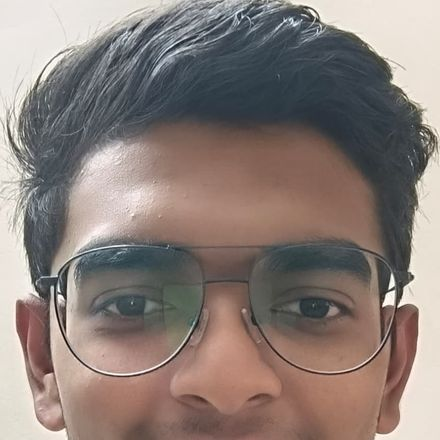
#> input picture assets/img/portrait-sm.jpg, 440 x 440 px, given in place of sagar_image.jpg, which was not available
$ python build_assets.py
#> lines starting #> are read from the running program, lines starting #| are printed output that depends on the picture; after the words box and inside, x2 and y2 are one past the last pixel; in counts of white or black regions, pixels touching at a corner belong together; pictures that were not available may be replaced by others from this repository, and a replacement may not be noted
#!/usr/bin/env python3
"""
build_assets.py
===============
Prepares every binary the site needs, from the originals that live elsewhere
in the JobHunt folder. Re-runnable; overwrites its own output only.

    python scripts/build_assets.py

Produces
  assets/img/portrait.jpg       880px  — the section portrait
  assets/img/portrait-sm.jpg    440px  — inlined into dist/ builds
  assets/img/og.png             1200x630 social card, drawn here
  assets/docs/*.pdf             the six resume variants + credentials
"""

from __future__ import annotations

import shutil
import os
from pathlib import Path

from PIL import Image, ImageDraw, ImageFilter, ImageFont

ROOT = Path(__file__).parent.parent
REPO = Path(os.environ.get("JOBHUNT", r"G:/My Drive/JobHunt"))  # data lives outside this repo; override with JOBHUNT=
IMG = ROOT / "assets" / "img"
DOCS = ROOT / "assets" / "docs"

SOURCE_PHOTO = REPO / "PHOTO" / "sagar_image.jpg"

# palette — must stay in step with css/tokens.css
VOID = (10, 9, 8)
PANEL = (20, 18, 15)
INK = (239, 234, 225)
DIM = (138, 129, 117)
SODIUM = (255, 122, 24)
TRACE = (53, 214, 196)


def font(size: int, bold: bool = False):
    """Windows ships DejaVu-free, so fall back through what is actually here."""
    candidates = [
        "C:/Windows/Fonts/arialbd.ttf" if bold else "C:/Windows/Fonts/arial.ttf",
        "C:/Windows/Fonts/segoeuib.ttf" if bold else "C:/Windows/Fonts/segoeui.ttf",
    ]
    for c in candidates:
        if Path(c).exists():
            return ImageFont.truetype(c, size)
    return ImageFont.load_default()


def mono(size: int):
    for c in ["C:/Windows/Fonts/consola.ttf", "C:/Windows/Fonts/cour.ttf"]:
        if Path(c).exists():
            return ImageFont.truetype(c, size)
    return ImageFont.load_default()


# --------------------------------------------------------------------------- #
def build_portraits() -> Image.Image:
    im = Image.open(SOURCE_PHOTO).convert("RGB")
#> im is the input picture: PIL image 440x440 RGB; mean R, G, B 138.7, 126.2, 120.9

    # NO CROP. Every crop of this source loses either the hair or the chin,
    # so the site shows the whole frame and the CSS aspect-ratio is generated
    # to match it exactly — see the printed line below and .portrait img.
    w, h = im.size
#> w = 440; h = 440
    scale = 1060 / h
#> scale = 2.41
    out = im.resize((round(w * scale), 1060), Image.LANCZOS)

    IMG.mkdir(parents=True, exist_ok=True)
    out.save(IMG / "portrait.jpg", quality=86, optimize=True)
    out.resize((out.width // 2, out.height // 2), Image.LANCZOS).save(
        IMG / "portrait-sm.jpg", quality=80, optimize=True)
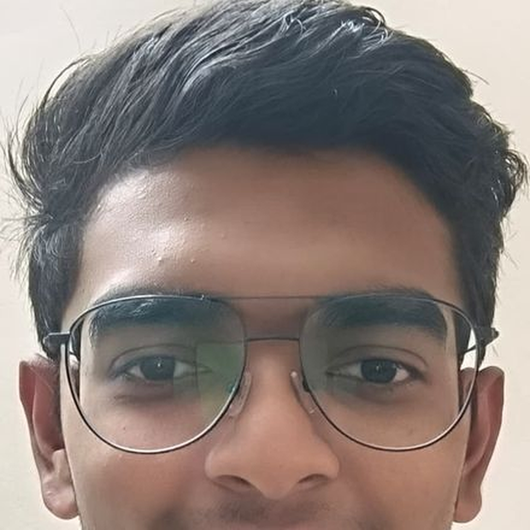
#> saved as portrait-sm.jpg: PIL image 530x530 RGB; mean R, G, B 138.6, 126.2, 120.9
    print(f"  assets/img/portrait.jpg      {out.width}x{out.height} (uncropped from {w}x{h})")
#|   assets/img/portrait.jpg      1060x1060 (uncropped from 440x440)
    print(f"  assets/img/portrait-sm.jpg   {out.width // 2}x{out.height // 2}")
#|   assets/img/portrait-sm.jpg   530x530
    print(f"  -> .portrait img aspect-ratio must be {w} / {h}")
#|   -> .portrait img aspect-ratio must be 440 / 440
    return im


def duotone(im: Image.Image, dark, light) -> Image.Image:
    """Map luminance onto a two-colour ramp — the site's portrait treatment."""
    g = im.convert("L")
    ramp = []
    for i in range(256):
        t = i / 255
        ramp.append(tuple(int(dark[c] + (light[c] - dark[c]) * t) for c in range(3)))
    out = Image.new("RGB", im.size)
    px = out.load()
    gp = g.load()
    for y in range(im.size[1]):
        for x in range(im.size[0]):
            px[x, y] = ramp[gp[x, y]]
    return out


def build_og(portrait: Image.Image) -> None:
    W, H = 1200, 630
    card = Image.new("RGB", (W, H), VOID)
    d = ImageDraw.Draw(card)

    # --- contour-ish backdrop: concentric warped rings, echoing the hero ----
    import math
    band = Image.new("RGB", (W, H), VOID)
    bd = ImageDraw.Draw(band)
    for i in range(26):
        r = 90 + i * 46
        wob = 16 * math.sin(i * 0.9)
        bd.ellipse(
            [W * 0.72 - r + wob, H * 0.32 - r * 0.78, W * 0.72 + r + wob, H * 0.32 + r * 0.78],
            outline=tuple(int(c * 0.30) for c in SODIUM) if i % 3 else tuple(int(c * 0.22) for c in TRACE),
            width=2,
        )
    band = band.filter(ImageFilter.GaussianBlur(0.6))
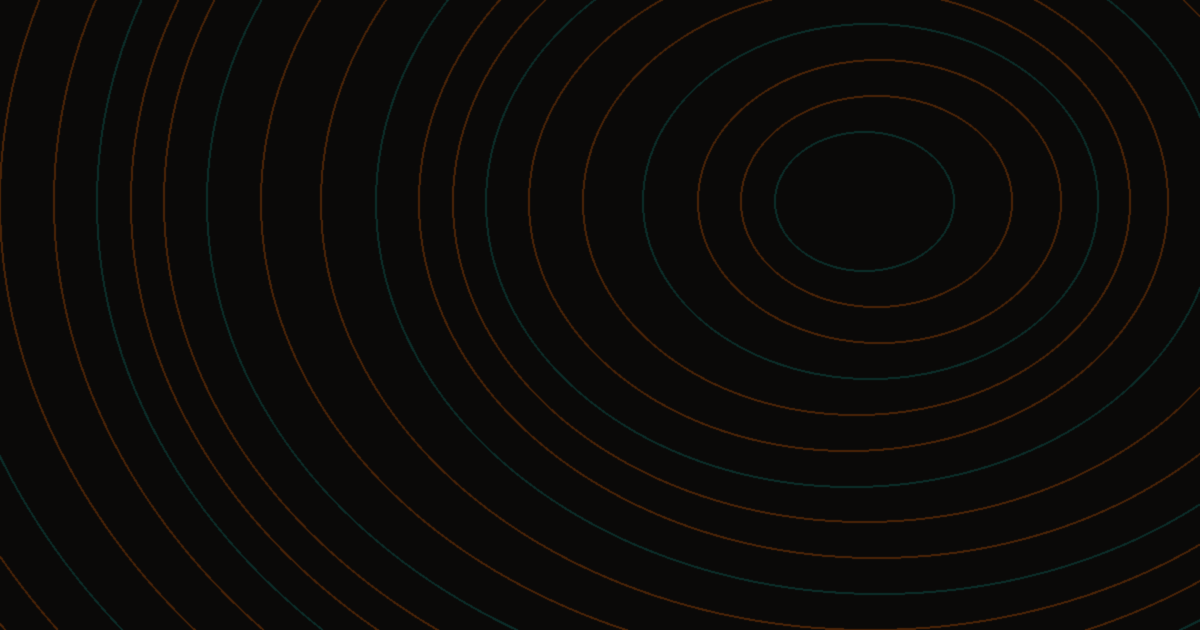
#> band: PIL image 1200x630 RGB; mean R, G, B 12, 10.4, 8.5
    card = Image.blend(card, band, 0.85)
    d = ImageDraw.Draw(card)

    # --- portrait, duotoned, right side ------------------------------------
    # the card runs its own composition, so it crops to 4:5 here rather than
    # distorting the uncropped source
    pw, ph = 336, 420
    sw, sh = portrait.size
#> sw = 440; sh = 440
    box_h = min(sh, int(sw / (pw / ph)))
#> box_h = 440
    tile = portrait.crop((0, 0, sw, box_h))      # keep the head, drop the chest
    p = duotone(tile.resize((pw, ph), Image.LANCZOS), (14, 12, 10), (255, 178, 112))
#> in duotone, `g = im.convert("L")`:
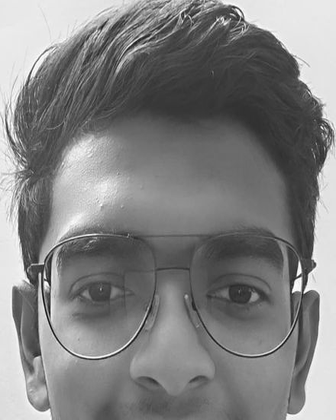
#> g: PIL image 336x420 L; min 10, max 255, mean 129.3
#> in duotone, `out = Image.new("RGB", im.size)`: out: PIL image 336x420 RGB; every value is 0
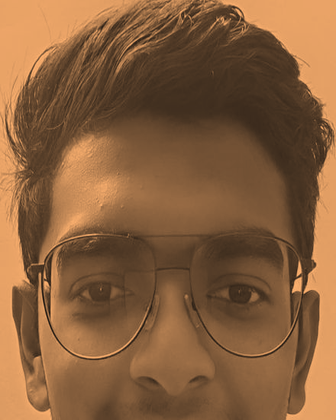
#> p: PIL image 336x420 RGB; mean R, G, B 135.7, 95.7, 61.3
    mask = Image.new("L", (pw, ph), 0)
#> mask: PIL image 336x420 L; every value is 0
    ImageDraw.Draw(mask).rounded_rectangle([0, 0, pw - 1, ph - 1], radius=18, fill=255)
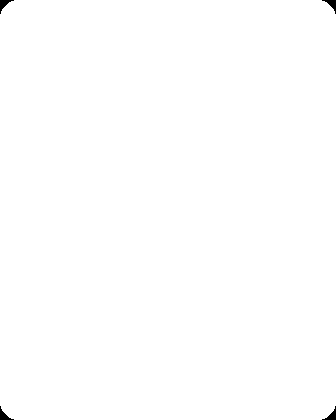
#> mask: PIL image 336x420 L; 99.8% white; 4 black regions, box (x1, y1, x2, y2) and area: (0, 0, 14, 14) 74, (322, 0, 336, 14) 74, (0, 406, 14, 420) 74, (322, 406, 336, 420) 74
    px, py = W - pw - 64, (H - ph) // 2
    card.paste(p, (px, py), mask)
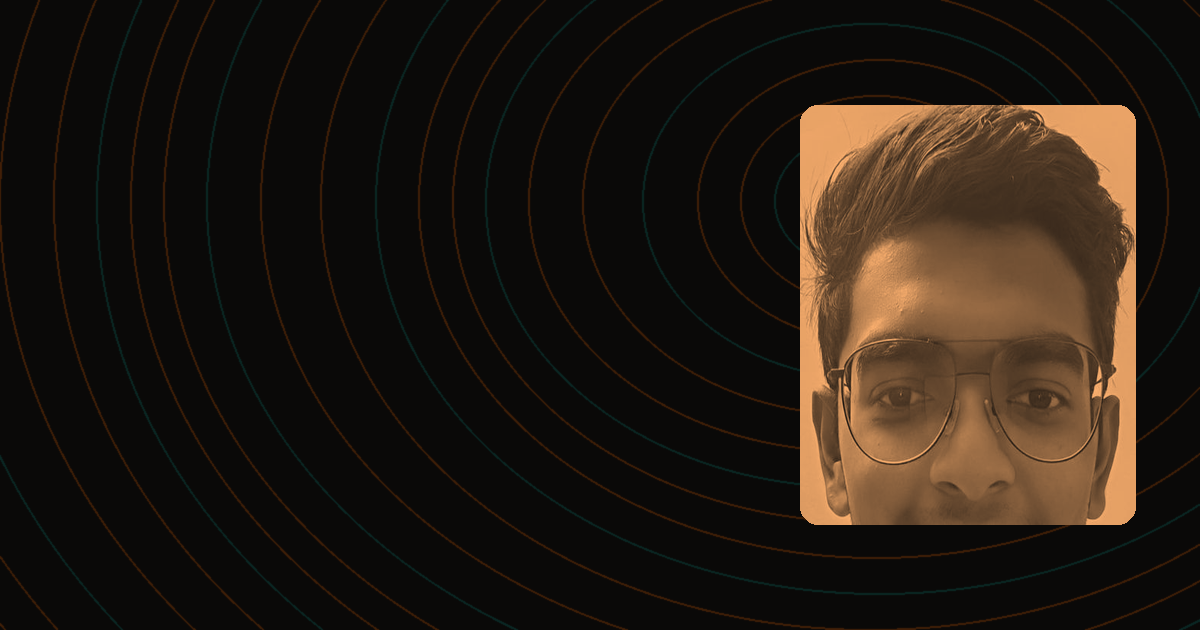
#> card: PIL image 1200x630 RGB; mean R, G, B 34.7, 26, 18.2
    d.rounded_rectangle([px, py, px + pw - 1, py + ph - 1], radius=18, outline=SODIUM, width=2)

    # --- type ---------------------------------------------------------------
    x = 72
    d.text((x, 96), "SEC.01 / IDENT", font=mono(22), fill=SODIUM)
    d.text((x, 146), "SAGAR", font=font(96, True), fill=INK)
    d.text((x, 246), "CHAUDHARY", font=font(96, True), fill=INK)

    d.line([x, 380, x + 620, 380], fill=(44, 39, 33), width=2)
    d.text((x, 404), "AI ENGINEER  ·  INDUSTRIAL & MANUFACTURING SYSTEMS",
           font=mono(23), fill=INK)
    d.multiline_text(
        (x, 448),
        "IT-OT pipelines · LSTM anomaly detection\nRAG over technical reports · model serving at scale",
        font=mono(21), fill=DIM, spacing=10,
    )
    d.text((x, 546), "sagarchry0777.github.io", font=mono(22), fill=TRACE)

    # sodium rule along the bottom, like the boot progress bar
    d.rectangle([0, H - 8, W, H], fill=SODIUM)

    card.save(IMG / "og.png", optimize=True)
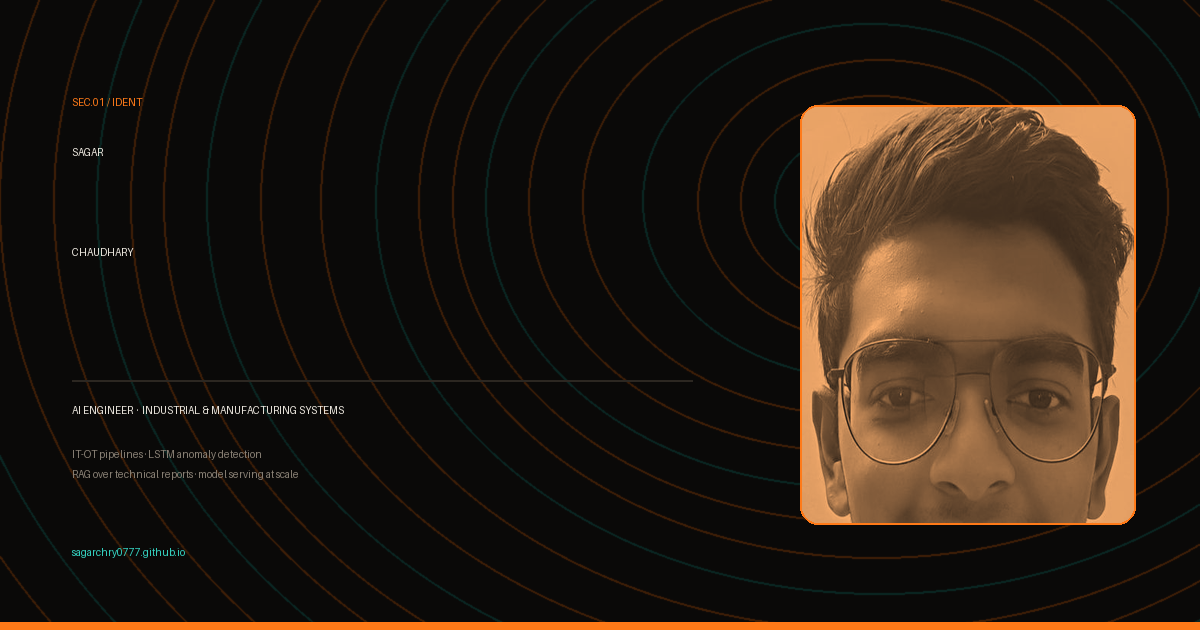
#> saved as og.png: PIL image 1200x630 RGB; mean R, G, B 38.5, 27.9, 18.7
    print(f"  assets/img/og.png            {W}x{H}")


def copy_resumes() -> None:
    DOCS.mkdir(parents=True, exist_ok=True)
    pairs = [
        ("02_resumes/Sagar_Chaudhary_R0-Master.pdf", "Sagar_Chaudhary_Master.pdf"),
        ("02_resumes/Sagar_Chaudhary_R1-Industrial-IIoT.pdf", "Sagar_Chaudhary_Industrial.pdf"),
        ("02_resumes/Sagar_Chaudhary_R2-GenAI-LLM.pdf", "Sagar_Chaudhary_GenAI.pdf"),
        ("02_resumes/Sagar_Chaudhary_R3-CV-Perception.pdf", "Sagar_Chaudhary_CV.pdf"),
        ("02_resumes/Sagar_Chaudhary_R4-MLOps-Platform.pdf", "Sagar_Chaudhary_MLOps.pdf"),
        ("02_resumes/Sagar_Chaudhary_R5-Backend-ML.pdf", "Sagar_Chaudhary_Backend.pdf"),
    ]
    for src, dst in pairs:
        s = REPO / src
        if s.exists():
            shutil.copy2(s, DOCS / dst)
            print(f"  assets/docs/{dst}")
        else:
            print(f"  MISSING {src} — rebuild resumes first")


def main() -> None:
    print("portraits")
    portrait = build_portraits()
    print("social card")
    build_og(portrait)
    print("resumes")
    copy_resumes()


if __name__ == "__main__":
    main()
